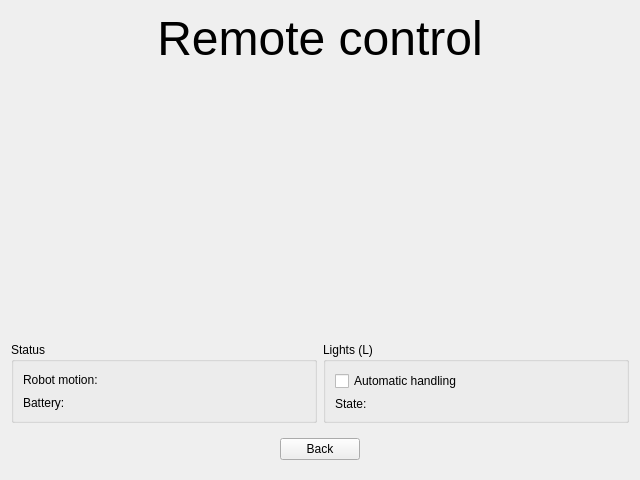
<?xml version="1.0" encoding="UTF-8"?>
<ui version="4.0">
 <class>FormRemoteControl</class>
 <widget class="QWidget" name="FormRemoteControl">
  <property name="geometry">
   <rect>
    <x>0</x>
    <y>0</y>
    <width>640</width>
    <height>480</height>
   </rect>
  </property>
  <property name="windowTitle">
   <string>Form</string>
  </property>
  <layout class="QVBoxLayout" name="verticalLayout">
   <item>
    <widget class="QLabel" name="label">
     <property name="font">
      <font>
       <pointsize>36</pointsize>
      </font>
     </property>
     <property name="text">
      <string>Remote control</string>
     </property>
     <property name="alignment">
      <set>Qt::AlignCenter</set>
     </property>
    </widget>
   </item>
   <item>
    <spacer name="verticalSpacer">
     <property name="orientation">
      <enum>Qt::Vertical</enum>
     </property>
     <property name="sizeHint" stdset="0">
      <size>
       <width>20</width>
       <height>40</height>
      </size>
     </property>
    </spacer>
   </item>
   <item>
    <widget class="QWidget" name="widget" native="true">
     <layout class="QHBoxLayout" name="horizontalLayout">
      <property name="leftMargin">
       <number>0</number>
      </property>
      <property name="topMargin">
       <number>0</number>
      </property>
      <property name="rightMargin">
       <number>0</number>
      </property>
      <property name="bottomMargin">
       <number>0</number>
      </property>
      <item>
       <widget class="QGroupBox" name="groupBox">
        <property name="title">
         <string>Status</string>
        </property>
        <layout class="QVBoxLayout" name="verticalLayout_2">
         <item>
          <widget class="QLabel" name="labelRobotMotion">
           <property name="text">
            <string>Robot motion:</string>
           </property>
          </widget>
         </item>
         <item>
          <widget class="QLabel" name="labelBattery">
           <property name="text">
            <string>Battery:</string>
           </property>
          </widget>
         </item>
        </layout>
       </widget>
      </item>
      <item>
       <widget class="QGroupBox" name="groupBox_2">
        <property name="title">
         <string>Lights (L)</string>
        </property>
        <layout class="QVBoxLayout" name="verticalLayout_3">
         <item>
          <widget class="QCheckBox" name="checkBoxAutomaticLightMode">
           <property name="text">
            <string>Automatic handling</string>
           </property>
          </widget>
         </item>
         <item>
          <widget class="QLabel" name="labelLightState">
           <property name="text">
            <string>State:</string>
           </property>
          </widget>
         </item>
        </layout>
       </widget>
      </item>
     </layout>
    </widget>
   </item>
   <item>
    <widget class="QWidget" name="widget_2" native="true">
     <layout class="QHBoxLayout" name="horizontalLayout_2">
      <item>
       <spacer name="horizontalSpacer_2">
        <property name="orientation">
         <enum>Qt::Horizontal</enum>
        </property>
        <property name="sizeHint" stdset="0">
         <size>
          <width>40</width>
          <height>20</height>
         </size>
        </property>
       </spacer>
      </item>
      <item>
       <widget class="QPushButton" name="pushButtonBack">
        <property name="text">
         <string>Back</string>
        </property>
       </widget>
      </item>
      <item>
       <spacer name="horizontalSpacer">
        <property name="orientation">
         <enum>Qt::Horizontal</enum>
        </property>
        <property name="sizeHint" stdset="0">
         <size>
          <width>40</width>
          <height>20</height>
         </size>
        </property>
       </spacer>
      </item>
     </layout>
    </widget>
   </item>
  </layout>
 </widget>
 <resources/>
 <connections/>
</ui>
